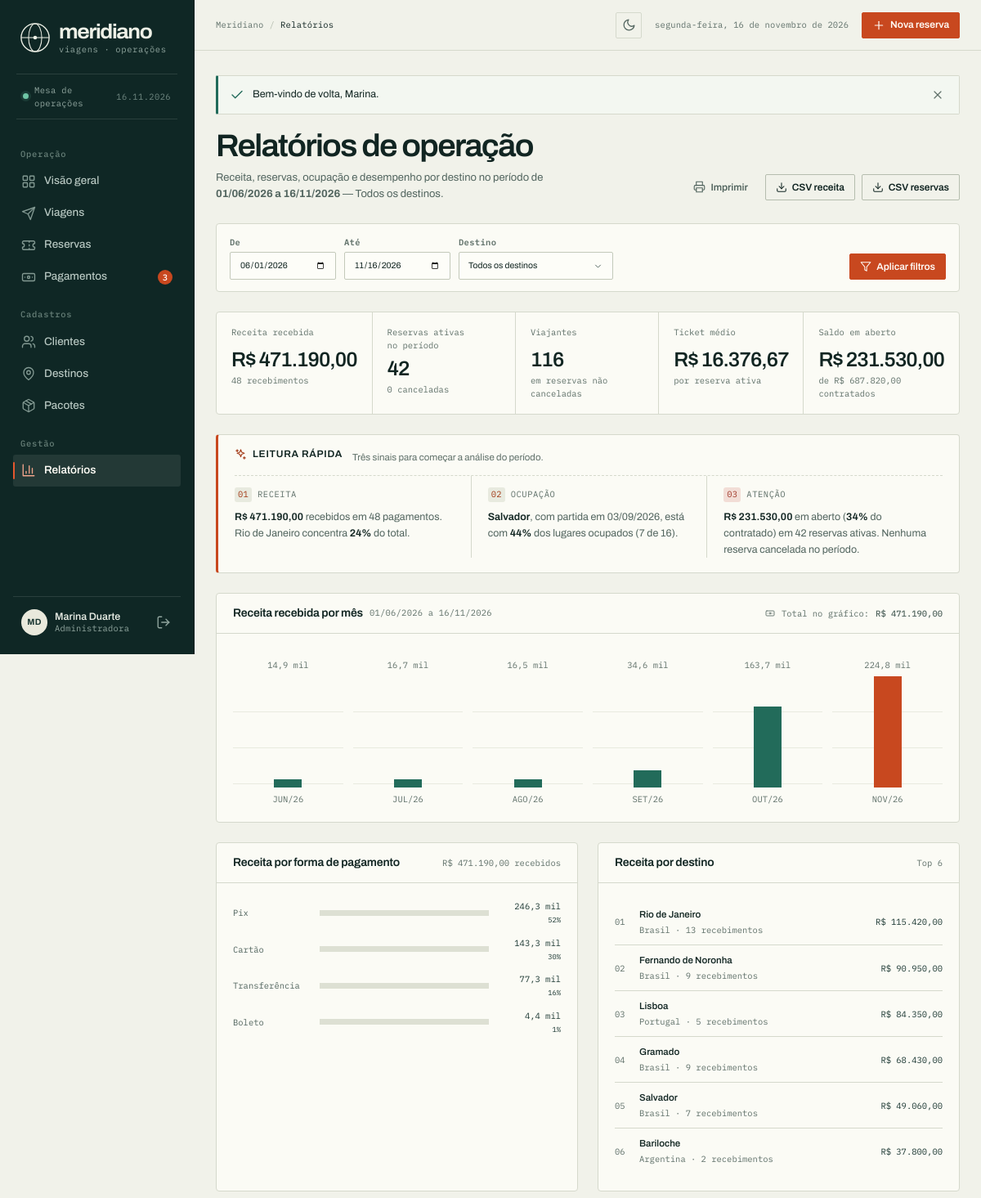
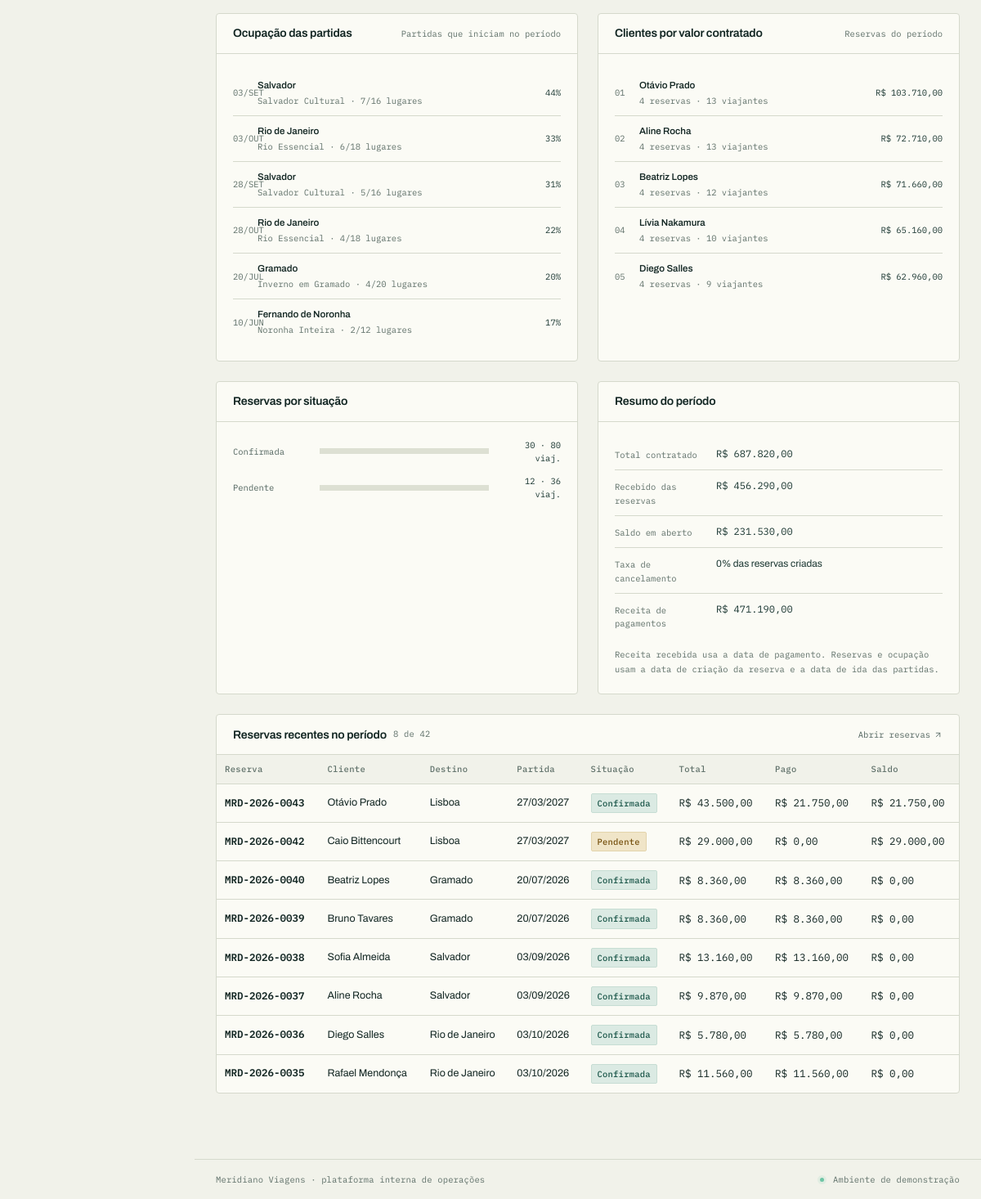
Page /index.php?r=relatorios (signed in) on the committed database (2 pictures, top to bottom).
### tables this page shows
CREATE TABLE viagens (
  id               INT UNSIGNED AUTO_INCREMENT PRIMARY KEY,
  pacote_id        INT UNSIGNED NOT NULL,
  data_ida         DATE NOT NULL,
  data_volta       DATE NOT NULL,
  capacidade       SMALLINT UNSIGNED NOT NULL,
  status           ENUM('planejada', 'confirmada', 'em_andamento', 'concluida', 'cancelada')
                   NOT NULL DEFAULT 'planejada',
  ponto_encontro   VARCHAR(180) NULL,
  observacoes      TEXT NULL,
  criado_em        TIMESTAMP NOT NULL DEFAULT CURRENT_TIMESTAMP,
  CONSTRAINT fk_viagens_pacote FOREIGN KEY (pacote_id)
    REFERENCES pacotes (id) ON UPDATE CASCADE ON DELETE RESTRICT,
  INDEX idx_viagens_data (data_ida),
  INDEX idx_viagens_status (status)
);

CREATE TABLE reservas (
  id             INT UNSIGNED AUTO_INCREMENT PRIMARY KEY,
  codigo         VARCHAR(24) NOT NULL UNIQUE,
  cliente_id     INT UNSIGNED NOT NULL,
  viagem_id      INT UNSIGNED NOT NULL,
  data_reserva   DATE NOT NULL,
  viajantes      TINYINT UNSIGNED NOT NULL DEFAULT 1,
  valor_total    DECIMAL(10,2) NOT NULL,
  status         ENUM('pendente', 'confirmada', 'cancelada') NOT NULL DEFAULT 'pendente',
  observacoes    TEXT NULL,
  criado_em      TIMESTAMP NOT NULL DEFAULT CURRENT_TIMESTAMP,
  CONSTRAINT fk_reservas_cliente FOREIGN KEY (cliente_id)
    REFERENCES clientes (id) ON UPDATE CASCADE ON DELETE RESTRICT,
  CONSTRAINT fk_reservas_viagem FOREIGN KEY (viagem_id)
    REFERENCES viagens (id) ON UPDATE CASCADE ON DELETE RESTRICT,
  INDEX idx_reservas_viagem (viagem_id),
  INDEX idx_reservas_cliente (cliente_id),
  INDEX idx_reservas_status (status)
);

### views/relatorios/index.php (the view, shortened to what the rows shown need)
<?php
$periodoLabel = data_br($inicio) . ' a ' . data_br($fim);
$partidaMaisCheia = $ocupacao[0] ?? null;
?>
<div class="page-head">
    <div class="page-head__copy">
        <h1>Relatórios de operação</h1>
    </div>
</div>
<section class="report-reading" aria-labelledby="report-reading-title">
    <header class="report-reading__head">
        <h2 class="report-reading__title" id="report-reading-title"><?= icon('sparkles', 'icon', 15) ?> Leitura rápida</h2>
    </header>
    <div class="report-reading__grid">
        <article class="reading-item">
            <p class="reading-item__label"><span class="reading-item__index">02</span> Ocupação</p>
            <p class="reading-item__text">
                <?php if ($partidaMaisCheia !== null): ?>
                    <strong><?= e($partidaMaisCheia['destino_nome']) ?></strong>, com partida em <?= e(data_br($partidaMaisCheia['data_ida'])) ?>, está com <strong><?= (int) $partidaMaisCheia['percentual'] ?>%</strong> dos lugares ocupados
                    (<?= (int) $partidaMaisCheia['lugares_ocupados'] ?> de <?= (int) $partidaMaisCheia['capacidade'] ?>).
                <?php else: ?>
                    Nenhuma partida ativa inicia no período selecionado.
                <?php endif; ?>
            </p>
        </article>
    </div>
</section>
<section class="report-section">
    <div class="panel">
        <header class="panel__head">
            <h2 class="panel__title">Receita recebida por mês <small><?= e($periodoLabel) ?></small></h2>
        </header>
    </div>
</section>
<div class="report-grid">
    <section class="panel">
        <header class="panel__head">
            <h2 class="panel__title">Receita por forma de pagamento</h2>
        </header>
    </section>
    <section class="panel">
        <header class="panel__head">
            <h2 class="panel__title">Receita por destino</h2>
        </header>
    </section>
    <section class="panel">
        <header class="panel__head">
            <h2 class="panel__title">Ocupação das partidas</h2>
        </header>
        <div class="panel__body">
            <?php if ($ocupacao): ?>
                <div class="rank-list">
                    <?php foreach ($ocupacao as $partida): ?>
                        <div class="rank-item">
                            <span class="rank-item__index"><?= e(dia($partida['data_ida'])) ?>/<?= e(mes_abreviado($partida['data_ida'])) ?></span>
                            <span class="rank-item__name">
                                <strong><?= e($partida['destino_nome']) ?></strong>
                                <small><?= e($partida['pacote_titulo']) ?> · <?= (int) $partida['lugares_ocupados'] ?>/<?= (int) $partida['capacidade'] ?> lugares</small>
                            </span>
                            <span class="rank-item__value"><?= (int) $partida['percentual'] ?>%</span>
                        </div>
                    <?php endforeach; ?>
                </div>
            <?php else: ?>
                <p class="muted">Nenhuma partida ativa inicia no período selecionado.</p>
            <?php endif; ?>
        </div>
    </section>
    <section class="panel">
        <header class="panel__head">
            <h2 class="panel__title">Clientes por valor contratado</h2>
        </header>
    </section>
</div>
<div class="report-grid">
    <section class="panel">
        <header class="panel__head">
            <h2 class="panel__title">Reservas por situação</h2>
        </header>
    </section>
    <section class="panel">
        <header class="panel__head">
            <h2 class="panel__title">Resumo do período</h2>
        </header>
    </section>
</div>
<section class="report-section panel panel--flush">
    <header class="panel__head">
        <h2 class="panel__title">Reservas recentes no período <small><?= count($recentes) ?> de <?= (int) $kpis['reservas'] + (int) $kpis['canceladas'] ?></small></h2>
    </header>
    <?php if ($recentes): ?>
        <div class="table-wrap">
            <table class="data-table">
                <thead>
                    <tr>
                        <th scope="col">Reserva</th>
                        <th scope="col">Cliente</th>
                        <th scope="col">Destino</th>
                        <th scope="col">Partida</th>
                        <th scope="col">Situação</th>
                        <th scope="col">Total</th>
                        <th scope="col">Pago</th>
                        <th scope="col">Saldo</th>
                    </tr>
                </thead>
                <tbody>
                    <?php foreach ($recentes as $reserva): ?>
                        <tr>
                            <td><a class="cell-main mono" href="<?= url('reservas', ['acao' => 'ver', 'id' => $reserva['id']]) ?>"><?= e($reserva['codigo']) ?></a></td>
                            <td><?= e($reserva['cliente_nome']) ?></td>
                            <td><?= e($reserva['destino_nome']) ?></td>
                            <td><?= e(data_br($reserva['data_ida'])) ?></td>
                            <td><span class="badge badge--<?= e(badge_tom($reserva['status'])) ?>"><?= e(status_reserva_label($reserva['status'])) ?></span></td>
                            <td class="mono"><?= e(money($reserva['valor_total'])) ?></td>
                            <td class="mono"><?= e(money($reserva['valor_pago'])) ?></td>
                            <td class="mono"><?= e(money(max(0, (float) $reserva['valor_total'] - (float) $reserva['valor_pago']))) ?></td>
                        </tr>
                    <?php endforeach; ?>
                </tbody>
            </table>
        </div>
    <?php endif; ?>
</section>

### rows in the picture
viagens: data_ida "03/09/2026", capacidade "16", data_ida "03", data_ida "SET", destino_nome "Salvador", pacote_titulo "Salvador Cultural", lugares_ocupados "7", percentual "44"
viagens: data_ida "03", data_ida "OUT", destino_nome "Rio de Janeiro", pacote_titulo "Rio Essencial", lugares_ocupados "6", capacidade "18", percentual "33"
viagens: data_ida "28", data_ida "SET", destino_nome "Salvador", pacote_titulo "Salvador Cultural", lugares_ocupados "5", capacidade "16", percentual "31"
viagens: data_ida "28", data_ida "OUT", destino_nome "Rio de Janeiro", pacote_titulo "Rio Essencial", lugares_ocupados "4", capacidade "18", percentual "22"
viagens: data_ida "20", data_ida "JUL", destino_nome "Gramado", pacote_titulo "Inverno em Gramado", lugares_ocupados "4", capacidade "20", percentual "20"
viagens: data_ida "10", data_ida "JUN", destino_nome "Fernando de Noronha", pacote_titulo "Noronha Inteira", lugares_ocupados "2", capacidade "12", percentual "17"
reservas: codigo "MRD-2026-0043", cliente_nome "Otávio Prado", destino_nome "Lisboa", data_ida "27/03/2027", status "Confirmada", valor_total "R$ 43.500,00", valor_pago "R$ 21.750,00"
reservas: codigo "MRD-2026-0042", cliente_nome "Caio Bittencourt", destino_nome "Lisboa", data_ida "27/03/2027", status "Pendente", valor_total "R$ 29.000,00", valor_pago "R$ 0,00", valor_pago "R$ 29.000,00"
reservas: codigo "MRD-2026-0040", cliente_nome "Beatriz Lopes", destino_nome "Gramado", data_ida "20/07/2026", status "Confirmada", valor_total "R$ 8.360,00", valor_pago "R$ 8.360,00", valor_pago "R$ 0,00"
reservas: codigo "MRD-2026-0039", cliente_nome "Bruno Tavares", destino_nome "Gramado", data_ida "20/07/2026", status "Confirmada", valor_total "R$ 8.360,00", valor_pago "R$ 8.360,00", valor_pago "R$ 0,00"
reservas: codigo "MRD-2026-0038", cliente_nome "Sofia Almeida", destino_nome "Salvador", data_ida "03/09/2026", status "Confirmada", valor_total "R$ 13.160,00", valor_pago "R$ 13.160,00", valor_pago "R$ 0,00"
reservas: codigo "MRD-2026-0037", cliente_nome "Aline Rocha", destino_nome "Salvador", data_ida "03/09/2026", status "Confirmada", valor_total "R$ 9.870,00", valor_pago "R$ 9.870,00", valor_pago "R$ 0,00"
reservas: codigo "MRD-2026-0036", cliente_nome "Diego Salles", destino_nome "Rio de Janeiro", data_ida "03/10/2026", status "Confirmada", valor_total "R$ 5.780,00", valor_pago "R$ 5.780,00", valor_pago "R$ 0,00"
reservas: codigo "MRD-2026-0035", cliente_nome "Rafael Mendonça", destino_nome "Rio de Janeiro", data_ida "03/10/2026", status "Confirmada", valor_total "R$ 11.560,00", valor_pago "R$ 11.560,00", valor_pago "R$ 0,00"

### other values in the picture
$item['label'] "Visão geral"
$item['label'] "Viagens"
$item['label'] "Reservas"
$item['label'] "Pagamentos"
$item['badge'] "3"
$item['label'] "Clientes"
$item['label'] "Destinos"
$item['label'] "Pacotes"
$item['label'] "Relatórios"
iniciais($usuario['nome'] ?? '') "MD"
$usuario['nome'] "Marina Duarte"
$secaoAtual "Relatórios"
data_extenso() "segunda-feira, 16 de novembro de 2026"
$mensagem['mensagem'] "Bem-vindo de volta, Marina."
$periodoLabel "01/06/2026 a 16/11/2026"
